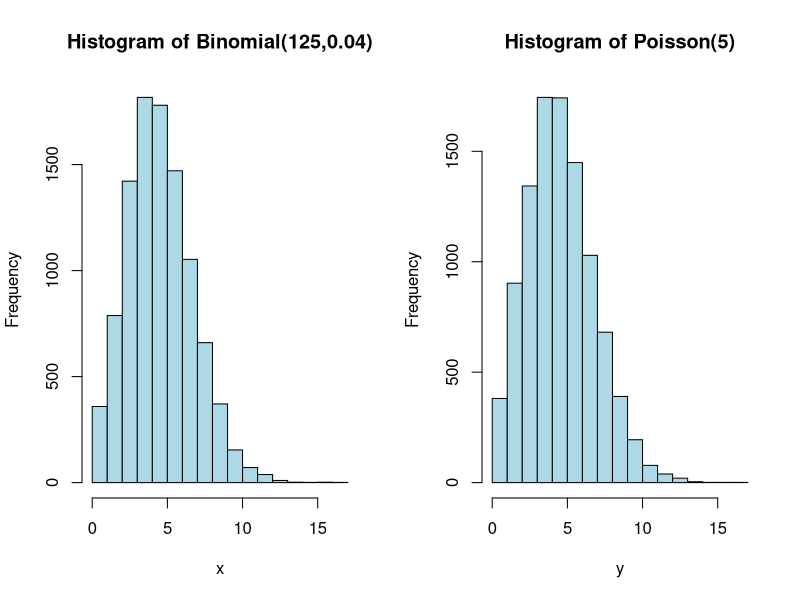
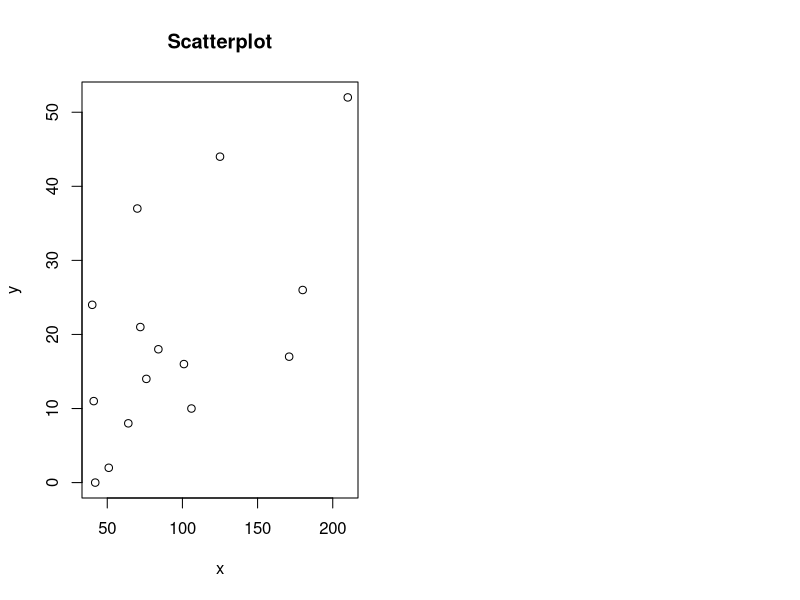
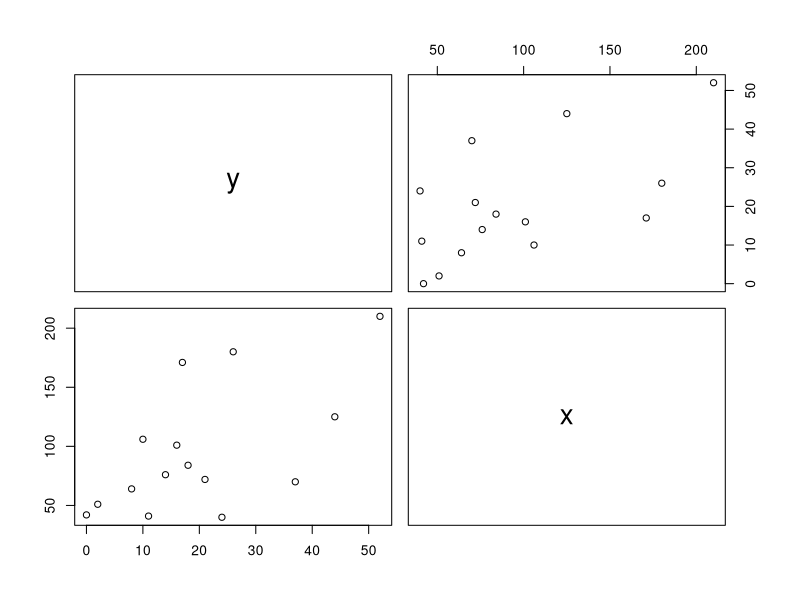

These charts were generated, in order, by the following R code:
############ Estimating Probability Distributions ############
######## Simulation of Data ######

## r is random value from that distribution
## d is density, 
## 
## x is the number of times you get a success out of n trials

X ~ Bin(125,0.04)
pop.mean = 125 * 0.04
pop.mean
pop.var = 125 * 0.04 * (1-0.04)


set.seed(25) ### keeps the data fixed, reproducibility ####
x=rbinom(10000,125,0.04)
mean(x)
var(x)

dbinom(5,125,0.04,log=F)   ## y axis value on distribution
pbinom(1,125,0.04,lower.tail=TRUE,log.p=F) ## cummulative probability distribution lower tail

#Y ~ Poisson(5)
## Cars
## no of calls in ah hour
## no of chocolates chips in a cookie
## no of something in a fixed interval: time or area

set.seed(12)
y=rpois(10000,5)
mean(y)
dpois(2, 5, log=F)
ppois(2, 5, lower.tail=T, log.p=F)

par(mfrow=c(1,2))  #par generates sub blots, 1 row, 2 columns, mfcol 
hist(x, main="Histogram of Binomial(125,0.04)", col="lightblue") ## n>30, p<0.1
hist(y, main="Histogram of Poisson(5)", col="lightblue")
#### Probability of a defect is 0.04,
#### 125 items of the same thing manufactured in a day
#### Approximated to having a Po(5) 

#### YouTube Video for more info: https://www.youtube.com/watch?v=eexQyHj6hEA 


############ Covariance and Correlation ############
### mutually exclusive events. 
## The event of getting a diamond is Mutually is exclusive to getting a heart,
## when you pull a heart.

## Independent Events: The occurrence of one does not affect the occurrence of the other
cov(x,y)
cor(x,y)

x = c(106,125,42,51,64,76,72,84,40,171,180,210,101,41,70)
y = c(10,44,0,2,8,14,21,18,24,17,26,52,16,11,37)
cor(x,y)
plot(x, y, type="p", main = "Scatterplot")
pairs(y~x)							#scatter plot matrix


############ Hypothesis Testing - One sample ############

#Example 1
weight = c(68, 63, 66, 81, 61, 73, 65, 77)
t.test(weight, mu=60, alternative="greater", conf.level=0.90)  
qt(0.10,df=7,lower.tail=F,log.p=F)  ## qt gives t, such that P(T>=t) = alpha 

## significance level alpha

#Example 2
diameter = c(1.01,0.97,1.03,1.04,0.99,0.98,0.99,1.02,1.01,1.03)
t.test(diameter, mu=1, conf.level=0.99)  ### the default is two tail test
qt(0.01/2,df=9,lower.tail=F,log.p=F) ### qt gives t score
qt(0.01/2,df=9,lower.tail=T,log.p=F) ### qt gives t score

#Example 3
rate=c(479.3,471.8,458.6,431.9,404.5,387.1,387.8,369.1,361.6,373.7,400.5,398.2)
t.test(rate, mu=420, alternative="less")
qt(0.05,df=11,lower.tail=T,log.p=F)


########################## END ###################################


